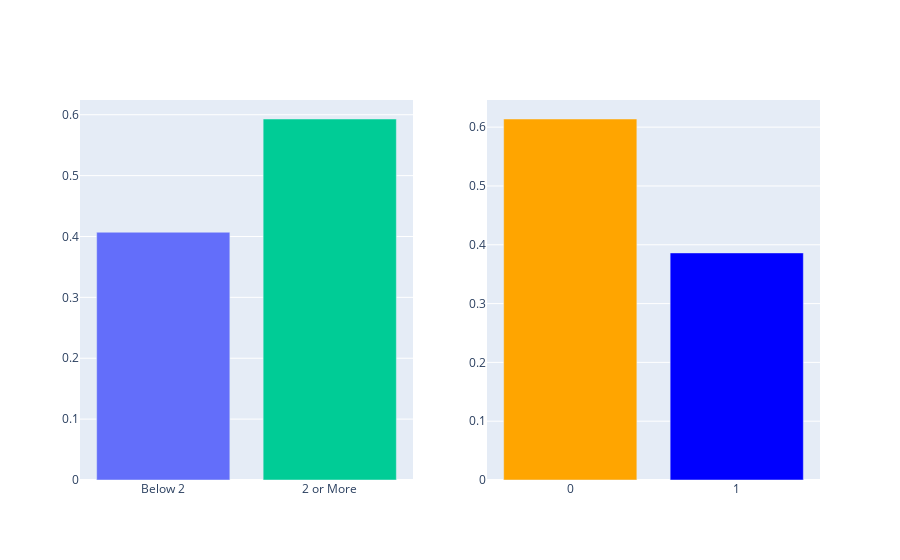
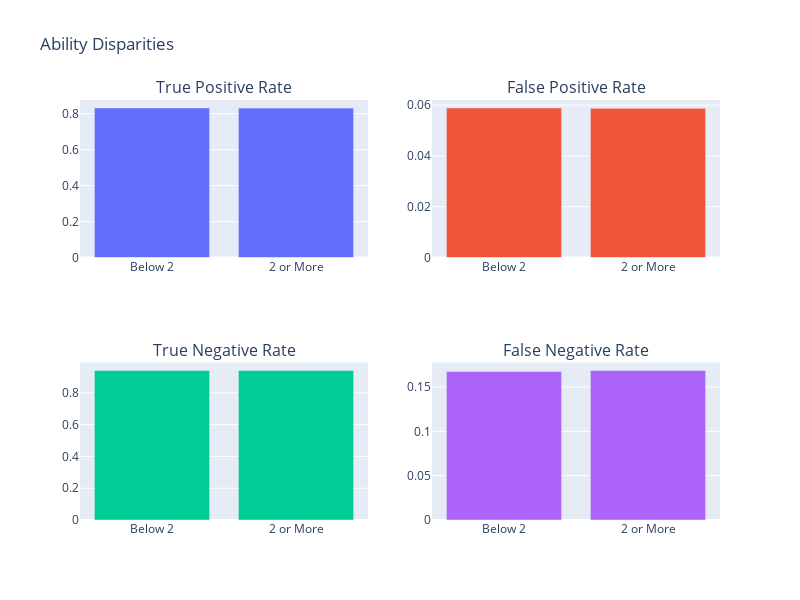
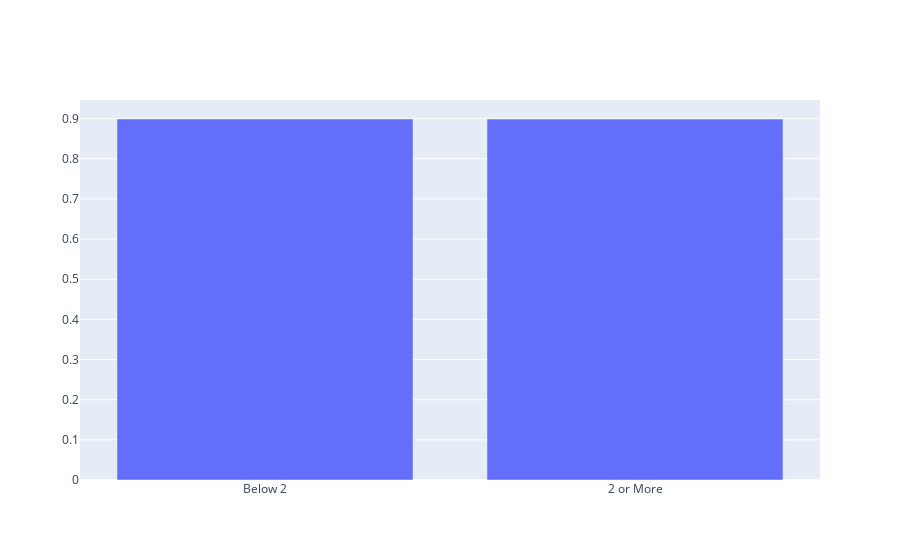

Notebook code cell kept with these figures, in order:
### Markdown cell above
# Bias Detection
## Representation of Sensitive Variables

### Code cell
sensitive = 'Num_Children_cat' # sensible variable one wants to test for biases
labels = {0:'Below 2',1:'2 or More'} # 0 - Less than 2 kids and 1 - 2 or more kids
fd.identify_bias(model,X_test,y_test,sensitive,labels)

### Figure 1 — Plotly figure (JSON) as saved in the notebook; plotly's stock layout.template omitted (floating-point values rounded to 4 significant figures)
{"data": [{"showlegend": false, "type": "bar", "x": ["Below 2"], "xaxis": "x", "y": [0.407], "yaxis": "y"}, {"marker": {"color": "orange"}, "showlegend": false, "type": "bar", "x": ["0"], "xaxis": "x2", "y": [0.6139], "yaxis": "y2"}, {"showlegend": false, "type": "bar", "x": ["2 or More"], "xaxis": "x", "y": [0.593], "yaxis": "y"}, {"marker": {"color": "blue"}, "showlegend": false, "type": "bar", "x": ["1"], "xaxis": "x2", "y": [0.3861], "yaxis": "y2"}], "layout": {"xaxis": {"anchor": "y", "domain": [0, 0.45]}, "xaxis2": {"anchor": "y2", "domain": [0.55, 1]}, "yaxis": {"anchor": "x", "domain": [0, 1]}, "yaxis2": {"anchor": "x2", "domain": [0, 1]}}}

### Figure 2 — Plotly figure (JSON) as saved in the notebook; plotly's stock layout.template omitted (floating-point values rounded to 4 significant figures)
{"data": [{"type": "bar", "x": ["Below 2", "2 or More"], "xaxis": "x", "y": [0.8326, 0.8312], "yaxis": "y"}, {"type": "bar", "x": ["Below 2", "2 or More"], "xaxis": "x2", "y": [0.05893, 0.05875], "yaxis": "y2"}, {"type": "bar", "x": ["Below 2", "2 or More"], "xaxis": "x3", "y": [0.9411, 0.9412], "yaxis": "y3"}, {"type": "bar", "x": ["Below 2", "2 or More"], "xaxis": "x4", "y": [0.1674, 0.1688], "yaxis": "y4"}], "layout": {"annotations": [{"font": {"size": 16}, "showarrow": false, "text": "True Positive Rate", "x": 0.225, "xanchor": "center", "xref": "paper", "y": 1, "yanchor": "bottom", "yref": "paper"}, {"font": {"size": 16}, "showarrow": false, "text": "False Positive Rate", "x": 0.775, "xanchor": "center", "xref": "paper", "y": 1, "yanchor": "bottom", "yref": "paper"}, {"font": {"size": 16}, "showarrow": false, "text": "True Negative Rate", "x": 0.225, "xanchor": "center", "xref": "paper", "y": 0.375, "yanchor": "bottom", "yref": "paper"}, {"font": {"size": 16}, "showarrow": false, "text": "False Negative Rate", "x": 0.775, "xanchor": "center", "xref": "paper", "y": 0.375, "yanchor": "bottom", "yref": "paper"}], "height": 600, "showlegend": false, "title": {"text": "Ability Disparities"}, "width": 800, "xaxis": {"anchor": "y", "domain": [0, 0.45]}, "xaxis2": {"anchor": "y2", "domain": [0.55, 1]}, "xaxis3": {"anchor": "y3", "domain": [0, 0.45]}, "xaxis4": {"anchor": "y4", "domain": [0.55, 1]}, "yaxis": {"anchor": "x", "domain": [0.625, 1]}, "yaxis2": {"anchor": "x2", "domain": [0.625, 1]}, "yaxis3": {"anchor": "x3", "domain": [0, 0.375]}, "yaxis4": {"anchor": "x4", "domain": [0, 0.375]}}}

### Figure 3 — Plotly figure (JSON) as saved in the notebook; plotly's stock layout.template omitted (floating-point values rounded to 4 significant figures)
{"data": [{"type": "bar", "x": ["Below 2", "2 or More"], "y": [0.8991, 0.8988]}], "layout": {}}
